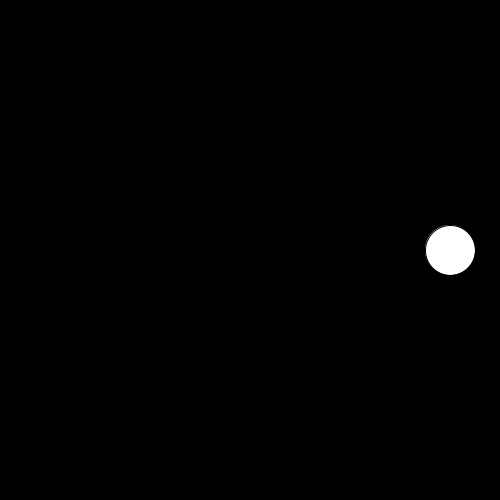
Frame 1 (no input)
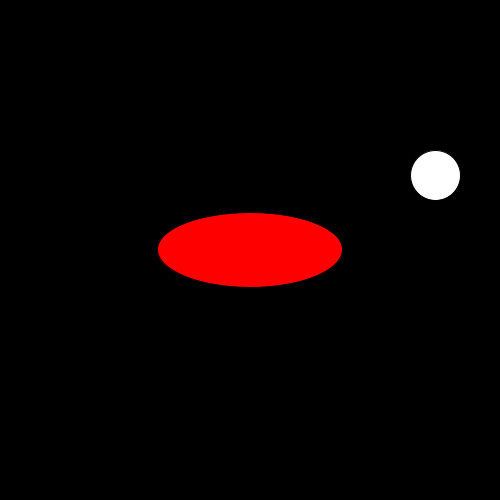
Frame 60 (the mouse pressed at the canvas centre just before this capture)
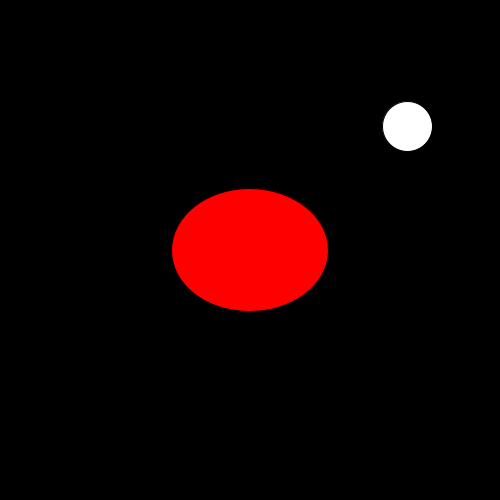
Frame 120 (the mouse held since frame 60 and released just before this capture)

The Processing sketch that drew these frames (run headless with seeded random() and noise(); from frame 60 on, the mouse is pressed at the canvas centre):

// Processing sketch: SimpleSinCos
// ── SimpleSinCos.pde
float cx, cy;
float r, th;

void setup() {
  size(500, 500);
  cx = width/2;
  cy = height/2;
  r = 200;
  th = 0;
}

void draw() {
  background(0);
  fill(255, 255, 255);
  ellipse(cx + r*cos(th), cy + r*sin(th), 50, 50);
  fill(255, 0, 0);
  ellipse(cx, cy, r*cos(th), r*sin(th));
  th += 0.1;
}
